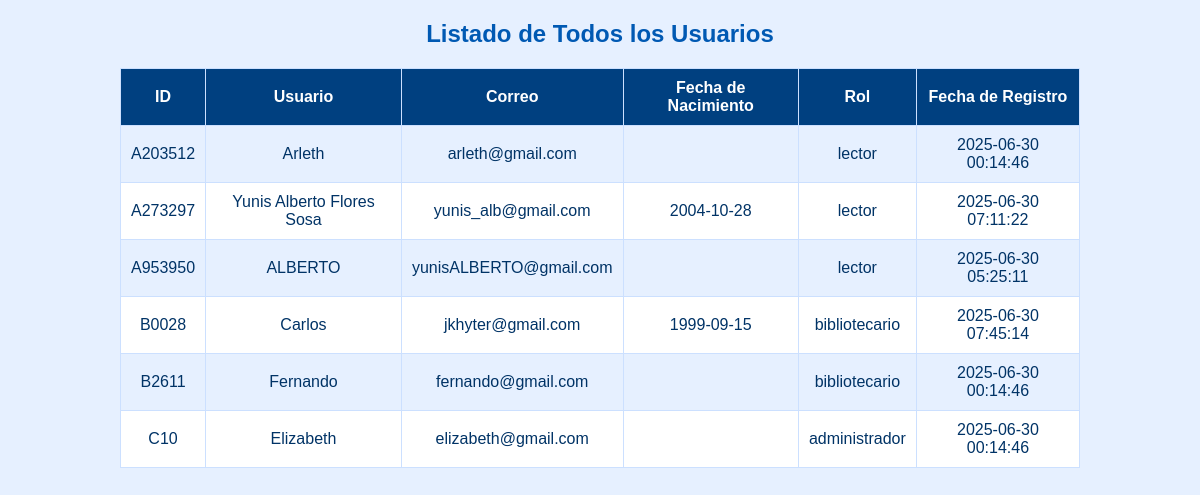
/listar_usuarios.php, run on the app's committed database.
### tables this page shows
CREATE TABLE `usuarios` (
  `id_usuarios` varchar(10) NOT NULL,
  `usuario` varchar(50) NOT NULL,
  `correo` varchar(50) NOT NULL,
  `clave` varchar(255) NOT NULL,
  `fecha_nacimiento` date DEFAULT NULL,
  `rol` enum('bibliotecario','lector','administrador') NOT NULL DEFAULT 'lector',
  `creado_at` timestamp NOT NULL DEFAULT current_timestamp()
);

### listar_usuarios.php (the view, shortened to what this page needs)
<?php
include("db.php");
$usuarios = $pdo->query("SELECT * FROM usuarios")->fetchALL(PDO::FETCH_ASSOC);
?>
<!DOCTYPE html>
<html>
<head>
    <link rel="stylesheet" href="styles.css">
</head>
<body>
    <h2>Listado de Todos los Usuarios</h2>
    <table>
        <tr>
            <th>ID</th>
            <th>Usuario</th>
            <th>Correo</th>
            <th>Fecha de Nacimiento</th>
            <th>Rol</th>
             <th>Fecha de Registro</th>
        </tr>
        <?php foreach ($usuarios as $fila) { ?>
        <tr>
            <td><?php echo $fila["id_usuarios"]; ?></td>
            <td><?php echo $fila["usuario"]; ?></td>
            <td><?php echo $fila["correo"]; ?></td>
            <td><?php echo $fila["fecha_nacimiento"]; ?></td>
            <td><?php echo $fila["rol"]; ?></td>
            <td><?php echo $fila["creado_at"]; ?></td>
        </tr>
        <?php } ?>
    </table>
</body>
</html>

### styles.css (style rules this page uses)
body { font-family: Arial, sans-serif; background-color: #e6f0ff; color: #003366; margin: 0; padding: 0; }
h2 { text-align: center; color: #0059b3; }

### listar_usuarios.php (style rules this page uses)
table { width: 80%; margin: auto; border-collapse: collapse; background-color: #fff; }
th, td { padding: 10px; border: 1px solid #cce0ff; text-align: center; }
th { background-color: #004080; color: white; }
tr:nth-child(even) { background-color: #e6f0ff; }

### data on the page
usuarios: id_usuarios "A203512", usuario "Arleth", correo "arleth@gmail.com", rol "lector", creado_at "2025-06-30 00:14:46"
usuarios: id_usuarios "A273297", usuario "Yunis Alberto Flores Sosa", correo "yunis_alb@gmail.com", fecha_nacimiento "2004-10-28", rol "lector", creado_at "2025-06-30 07:11:22"
usuarios: id_usuarios "A953950", usuario "ALBERTO", correo "yunisALBERTO@gmail.com", rol "lector", creado_at "2025-06-30 05:25:11"
usuarios: id_usuarios "B0028", usuario "Carlos", correo "jkhyter@gmail.com", fecha_nacimiento "1999-09-15", rol "bibliotecario", creado_at "2025-06-30 07:45:14"
usuarios: id_usuarios "B2611", usuario "Fernando", correo "fernando@gmail.com", rol "bibliotecario", creado_at "2025-06-30 00:14:46"
usuarios: id_usuarios "C10", usuario "Elizabeth", correo "elizabeth@gmail.com", rol "administrador", creado_at "2025-06-30 00:14:46"
